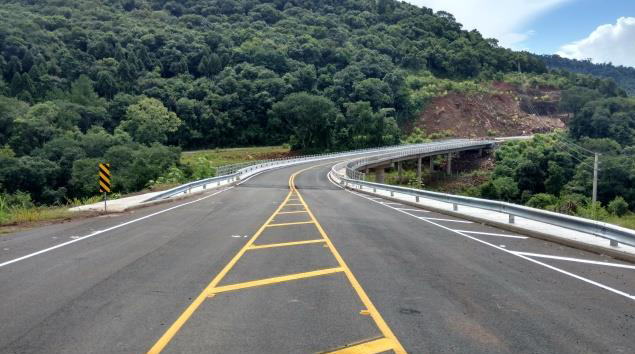
#> input picture computacao-grafica-opencv-python/Computação Gráfica/images/estrada.png, 635 x 354 px
$ python filtroLaplaciano.py   (older library calls are emulated)
#> lines starting #> are read from the running program, lines starting #| are printed output that depends on the picture
import numpy as np
import cv2
img = cv2.imread('images/estrada.png')
#> img is the input picture: shape (354, 635, 3); mean B, G, R 103.7, 107.7, 99.7
img = cv2.cvtColor(img, cv2.COLOR_BGR2GRAY)
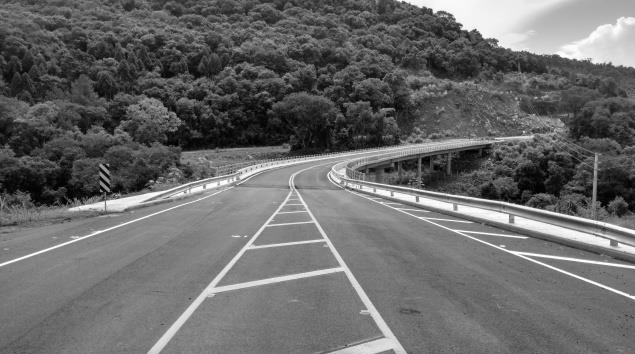
#> img: shape (354, 635); min 0, max 255, mean 104.9
lap = cv2.Laplacian(img, cv2.CV_64F)
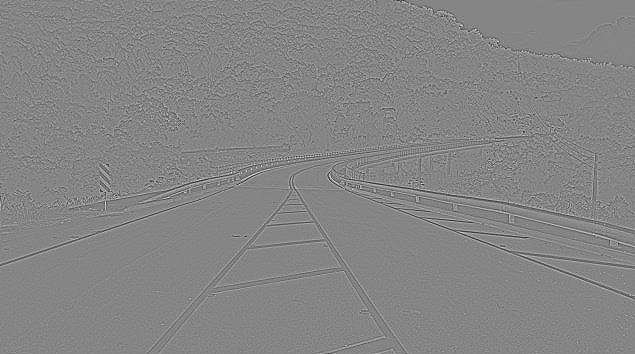
#> lap: shape (354, 635) float64; min -353, max 323, mean 0; drawn with min black and max white
lap = np.uint8(np.absolute(lap))
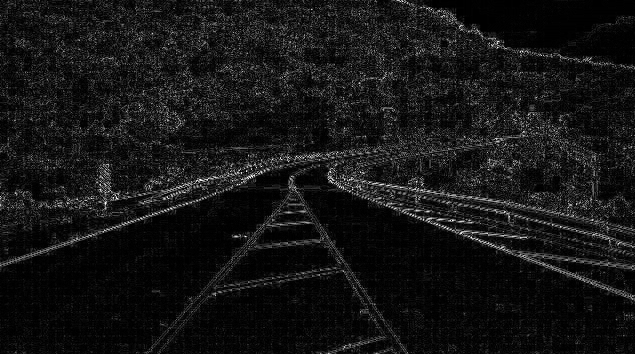
#> lap: shape (354, 635); min 0, max 254, mean 21
resultado = np.vstack([img, lap])
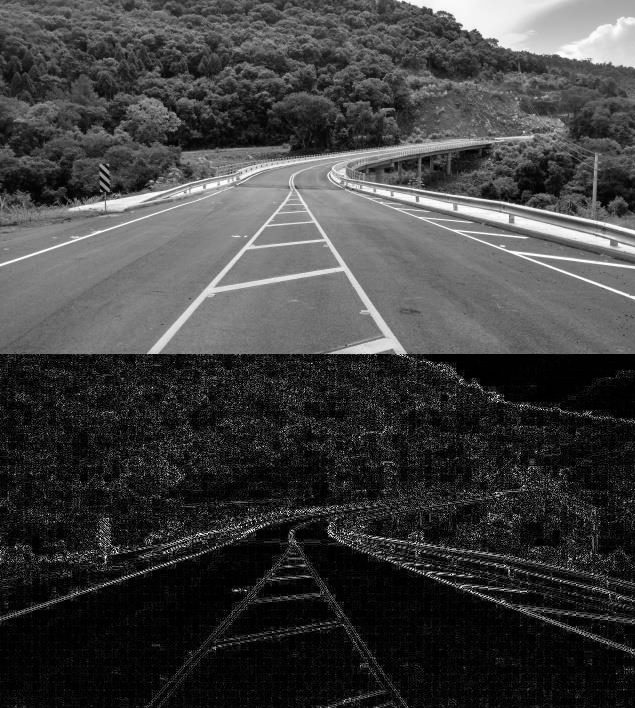
#> resultado: shape (708, 635); min 0, max 255, mean 63
cv2.imshow("Filtro Laplaciano", resultado)
cv2.waitKey(0)
